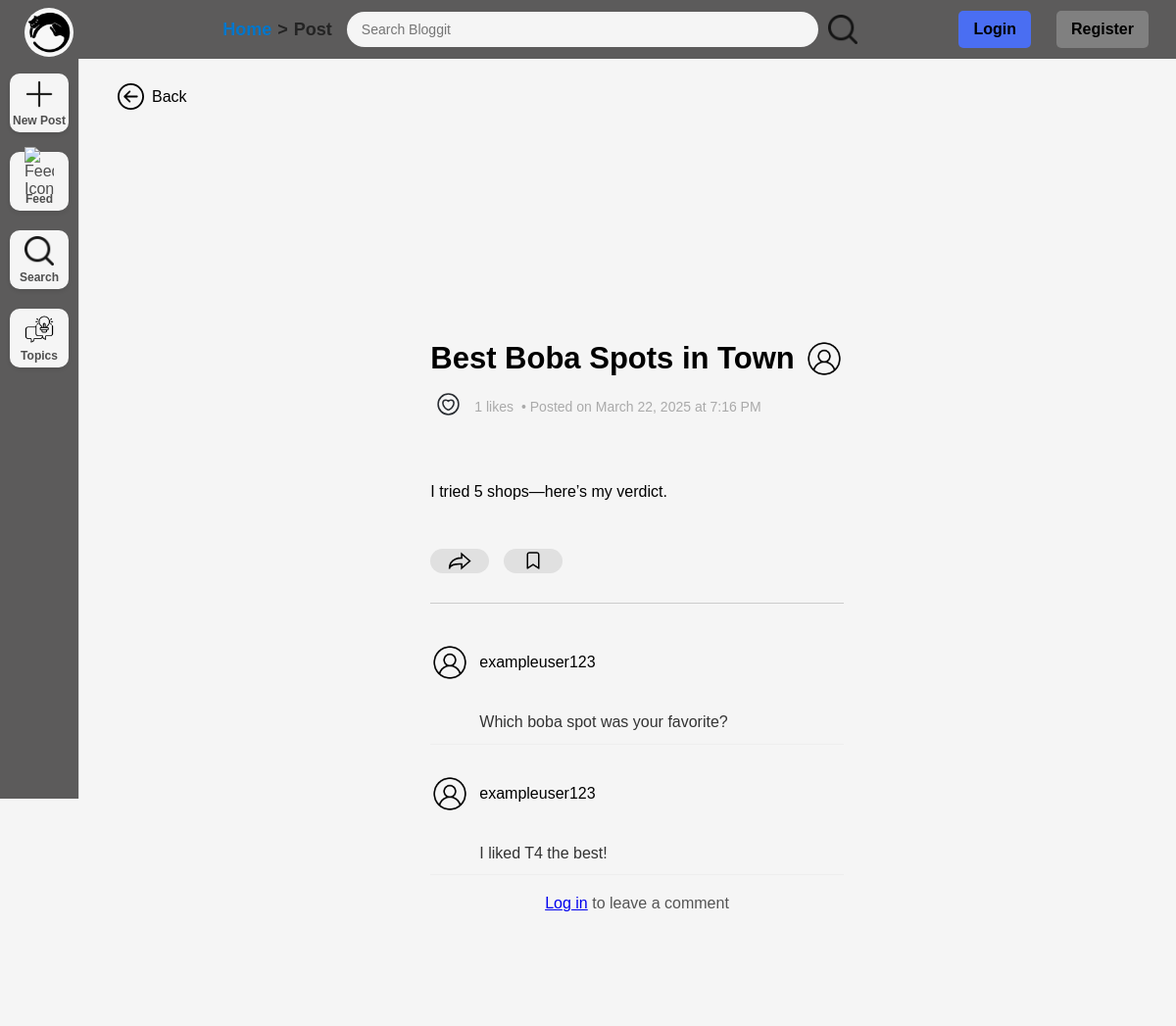
The app's page /pages/post.php?id=2 with its own data.
### tables this page shows
CREATE TABLE `Posts` (
    `post_id` INT NOT NULL AUTO_INCREMENT,
    `title` VARCHAR(255) NOT NULL,
    `content` TEXT NOT NULL,
    `image` VARCHAR(255),
    `created_at` TIMESTAMP DEFAULT CURRENT_TIMESTAMP,
    `updated_at` TIMESTAMP DEFAULT CURRENT_TIMESTAMP ON UPDATE CURRENT_TIMESTAMP,
    `user_id` INT,
    `topic_id` INT,
    `status` enum('draft','posted') DEFAULT 'posted',
    `image_path` varchar(255) DEFAULT NULL,
    `username` varchar(255) NOT NULL,
    `likes` INT DEFAULT 0,
    PRIMARY KEY (`post_id`),
    FOREIGN KEY (`user_id`) REFERENCES `users`(`user_id`) ON DELETE SET NULL,
    FOREIGN KEY (`topic_id`) REFERENCES `topics`(`topic_id`) ON DELETE SET NULL
);

CREATE TABLE `Users` (
    `user_id` INT NOT NULL AUTO_INCREMENT,
    `username` VARCHAR(50) NOT NULL,
    `first_name` VARCHAR(50) NOT NULL,
    `last_name` VARCHAR(50) NOT NULL,
    `email` VARCHAR(100) NOT NULL,
    `password` VARCHAR(255) NOT NULL,
    `pfp` VARCHAR(255) DEFAULT 'default-profile.png',
    `bio` TEXT,
    `role` ENUM('user', 'admin') DEFAULT 'user',
    `created_at` TIMESTAMP DEFAULT CURRENT_TIMESTAMP,
    PRIMARY KEY (`user_id`),
    UNIQUE KEY `username` (`username`),
    UNIQUE KEY `email` (`email`)
);

CREATE TABLE `comments` (
    `comment_id` INT NOT NULL AUTO_INCREMENT,
    `content` TEXT NOT NULL,
    `created_at` TIMESTAMP DEFAULT CURRENT_TIMESTAMP,
    `updated_at` TIMESTAMP DEFAULT CURRENT_TIMESTAMP ON UPDATE CURRENT_TIMESTAMP,
    `user_id` INT,
    `post_id` INT,
    `parent_comment_id` INT DEFAULT NULL,
    PRIMARY KEY (`comment_id`),
    FOREIGN KEY (`user_id`) REFERENCES `users`(`user_id`) ON DELETE SET NULL,
    FOREIGN KEY (`post_id`) REFERENCES `posts`(`post_id`) ON DELETE CASCADE,
    FOREIGN KEY (`parent_comment_id`) REFERENCES `comments`(`comment_id`) ON DELETE SET NULL
);

### pages/post.php (the view, shortened to what this page needs)
<?php
include("header.php");
$postId = intval($_GET['id']);
$commentError = '';
$isSaved = false;
$userId = $_SESSION['user_id'] ?? null;
$stmt = $pdo->prepare("
    SELECT p.*, u.username, u.pfp, u.user_id AS author_id,
           COUNT(l.like_id) AS like_count,
           SUM(CASE WHEN l.user_id = :user_id THEN 1 ELSE 0 END) AS user_liked
    FROM Posts p
    JOIN Users u ON p.user_id = u.user_id
    LEFT JOIN Likes l ON p.post_id = l.post_id
    WHERE p.post_id = :post_id
    GROUP BY p.post_id
");
$stmt->execute([
    'user_id' => $userId,
    'post_id' => $_GET['id']
]);
$post = $stmt->fetch();
$commentStmt = $pdo->prepare("
    SELECT c.comment_id, c.content, c.created_at, u.username, u.pfp, u.user_id
    FROM Comments c
    LEFT JOIN Users u ON c.user_id = u.user_id
    WHERE c.post_id = :post_id
    ORDER BY c.created_at ASC
");
$commentStmt->execute(['post_id' => $postId]);
$comments = $commentStmt->fetchAll(PDO::FETCH_ASSOC);
?>
<!DOCTYPE html>
<html lang="en">
<head>
    <link rel="stylesheet" href="../styles/main.css">
    <link rel="stylesheet" href="../styles/post.css">
</head>
<body>
<div id="app">
    <div id="backbutton">
        <a href="feed.php"><img src="../assets/back-button.svg"></a>
        <p>Back</p>
    </div>
    <main id="content">
    <div id="post-container" data-post-id="<?= htmlspecialchars($postId) ?>">
        <div id="post-content">
            <h2><?= htmlspecialchars($post['title']) ?>
                <div id="userspfp-post">
                    <a href="profile.php?user=<?= htmlspecialchars($post['author_id'] ?? '') ?>">
                        <img src="<?= htmlspecialchars($post['pfp'] ?? '../assets/profile-icon.png') ?>" alt="Author Profile">
                    </a>
                </div>
            </h2>
            <div id="like-count">
                <button id="like-button" data-post-id="<?= $postId ?>" type="button" style="background:none; border:none; cursor:pointer;">
                    <?php if (isset($post['user_liked']) && $post['user_liked'] > 0): ?>
                        <img id="like-icon" src="../assets/heart-circle-coloured.jpg" alt="Unlike" width="24" height="24">
                    <?php else: ?>
                        <img id="like-icon" src="../assets/heart-circle-svgrepo-com.svg" alt="Like" width="24" height="24">
                    <?php endif; ?>
                </button>
                <p id="like-count-number"><?= intval($post['like_count']) ?> likes</p>
                <p>• Posted on <?= date('F j, Y \a\t g:i A', strtotime($post['created_at'])) ?></p>
            </div>
        </div>
        <div id="text-content">
            <p><?= nl2br(htmlspecialchars($post['content'])) ?></p>
        </div>
        <div class="button-cont">
            <button class="share" onclick="copyLink()">
                <img src="../assets/share.svg" alt="share">
            </button>
            <button class="save" id="save-btn">
                <img
                    src="<?= $isSaved ? '../assets/bookmark-coloured.svg' : '../assets/bookmark.svg' ?>"
                    alt="save"
                    id="save-icon"
                    width="24" height="24"
                >
            </button>
        </div>
        <hr class="comment-divider">
        <div id="comment-section">
            <?php if (count($comments) === 0): ?>
                <p style="text-align:center; color: #555;">No comments yet. Be the first to comment!</p>
            <?php else: ?>
                <?php foreach ($comments as $comment): ?>
                    <div class="comment">
                        <div class="comment-header">
                            <a href="profile.php?user=<?= htmlspecialchars($comment['user_id'] ?? '') ?>">
                                <div id="userspfp-post">
                                <img src="<?php echo !empty($comment['pfp']) ? $comment['pfp'] : '../assets/profile-icon.png'; ?>" alt="User Profile Picture">
                                </div>
                                <span><?php echo htmlspecialchars($comment['username']); ?></span>
                            </a>
                        </div>
                    <div class="comment-text">
                <?php echo htmlspecialchars($comment['content']); ?>
                </div>
                </div>
            <?php endforeach; ?>
            <?php endif; ?>
        </div>
        <div id="comment-input-section">
            <?php if (isset($_SESSION['user_id'])): ?>
                <form id="comment-form" method="POST" action="">
                    <?php if (!empty($commentError)): ?>
                        <div class="comment-error" style="color: red; margin-bottom: 10px;">
                            <?= htmlspecialchars($commentError) ?>
                        </div>
                    <?php endif; ?>
                    <div class="comment-input-wrapper">
                        <img src="<?= htmlspecialchars($_SESSION['user_pfp'] ?? '../assets/profile-icon.png') ?>" alt="Your Profile">
                        <textarea
                            name="comment"
                            id="comment-textarea"
                            placeholder="Write a comment..."
                            required
                            maxlength="500"
                        ></textarea>
                        <button type="submit" id="submit-comment">Post</button>
                    </div>
                </form>
            <?php else: ?>
                <p style="text-align:center; color: #555;">
                    <a href="login.php">Log in</a> to leave a comment
                </p>
            <?php endif; ?>
        </div>
    </div>
    </main>
</div>
</body>
</html>

### styles/main.css (style rules this page uses)
body { font-family: Arial, sans-serif; margin: 0; padding: 0; min-height: 100vh; }
#app { display: flex; align-items: stretch; background-color: #F5F5F5; }
#content { margin-left: 100px; padding: 20px; padding-bottom: 100px; width: calc(100% - 100px); box-sizing: border-box; justify-content: center; align-items: center; flex-grow: 1; background-color: #F5F5F5; }

### styles/post.css (style rules this page uses)
body, html { width: 100%; height: 100%; margin: 0; padding: 0; display: flex; flex-direction: column; background-color: #F5F5F5; }
#content { margin-top: 80px; margin-left: 100px; padding: 20px; padding-bottom: 100px; box-sizing: border-box; display: flex; flex-direction: column; align-items: center; flex-grow: 1; }
#post-content { width: 100%; max-width: 800px; padding: 20px 0; text-align: left; }
#post-content h2 { font-size: 31px; margin-bottom: 13px; display: flex; align-items: center; gap: 10px; }
#post-content img { width: 40%; max-width: 800px; height: auto; border-radius: 10px; margin-bottom: 10px; }
#like-count { display: flex; align-items: center; gap: 8px; font-size: 14px; color: #aaa; }
#like-count img { width: 25px; height: 25px; cursor: pointer; margin: 0; }
#like-count p { margin: 0; padding-top: 3px; }
#text-content { width: 100%; max-width: 800px; padding: 15px 0; margin-top: 10px; line-height: 1.5; font-size: 16px; }
#text-content p { white-space: pre-line; }
.button-cont { display: flex; justify-content: flex-start; gap: 15px; width: 100%; max-width: 800px; margin-top: 15px; }
.button-cont button { background: #E0E0E0; border: none; cursor: pointer; border-radius: 20px; display: flex; align-items: center; justify-content: center; width: 60px; height: 25px; padding: 0; }
.button-cont button img { width: 60px; height: 25px; border-radius: 20px; }
#comment-section { margin-top: 20px; width: 100%; max-width: 800px; }
.comment-divider { border: 0; height: 1px; background-color: #ccc; margin: 30px 0; width: 100%; }
.comment { margin-bottom: 20px; padding: 10px 0; border-bottom: 1px solid #eee; }
.comment-header { display: flex; align-items: center; margin-bottom: 8px; }
.comment-header a { display: flex; align-items: center; text-decoration: none; color: inherit; }
.comment-header span { margin-left: 10px; font-weight: 500; }
.comment-text { padding-left: 50px; white-space: pre-line; color: #333; line-height: 1.4; }
#backbutton { position: absolute; top: 85px; left: 120px; z-index: 11; display: flex; gap: 8px; }
#backbutton img { width: 27px; height: 27px; cursor: pointer; margin: 0; }
#backbutton p { cursor: pointer; margin: 0; padding-top: 5px; }
#userspfp-post { width: 40px; height: 40px; border-radius: 50%; overflow: hidden; display: inline-block; }
#userspfp-post img { width: 100%; height: 100%; object-fit: cover; border-radius: 50%; }
#comment-input-section { width: 100%; max-width: 800px; margin-top: 20px; }
#save-icon { width: 24px; height: 24px; object-fit: contain; }

### records on screen
posts: title "Best Boba Spots in Town", user.pfp (picture), created_at "March 22, 2025 at 7:16 PM", content "I tried 5 shops—here’s my verdict."
comments: user.pfp (picture), user.username "exampleuser123", content "Which boba spot was your favorite?"
comments: user.pfp (picture), user.username "exampleuser123", content "I liked T4 the best!"

### other values on screen
$crumb['label'] "Post"
$post['like_count'] "1"
